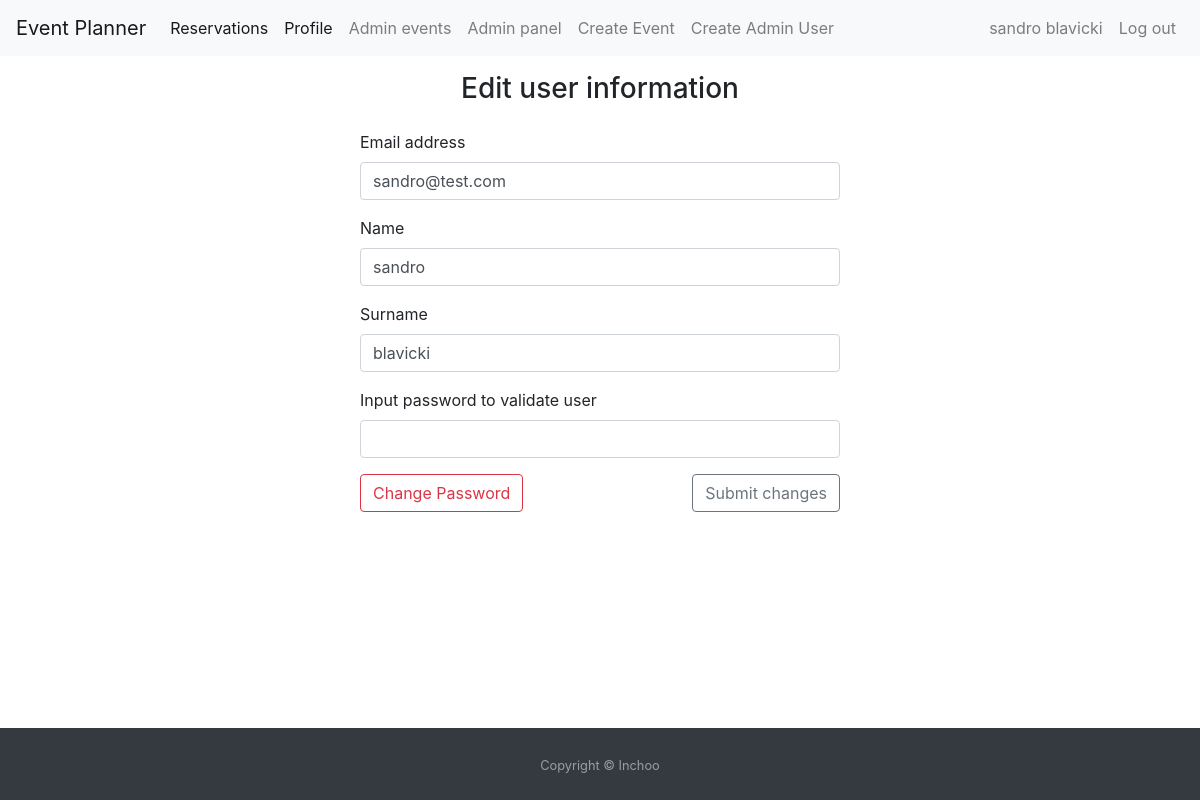
Screenshot of /edit-user (signed in) with the database file from the repository.
### tables this page shows
CREATE TABLE `users` (
  `id` int NOT NULL,
  `name` varchar(255) DEFAULT NULL,
  `surname` varchar(255) DEFAULT NULL,
  `email` varchar(255) DEFAULT NULL,
  `password` varchar(255) DEFAULT NULL,
  `admin` tinyint(1) NOT NULL DEFAULT '0'
);

### app/Response.php (called while the page is built, shortened)
<?php
class Response
{
    public function renderView($fileName, $data = []) {
        $filePath = 'Views/' . $fileName . '.php';
        include 'Components/Header.php';
        include $filePath;
        include 'Components/Footer.php';
        $output = ob_get_contents();
        return $output;
    }
}

### app/Controllers/EditUserFormController.php (called while the page is built, shortened)
<?php
class EditUserFormController extends AbstractController
{
    public function __construct(PDO $db)
    {
        parent::__construct($db);
    }
    public function index(Response $response)
    {
        return $this->handleGetRequest($response);
    }
    private function handleGetRequest(Response $response): Response
    {
        return $response->setBody($response->renderView('edit-user', [
            'isAdmin' => $this->authController->isAdmin(),
            'isLoggedIn' => $this->authController->isLoggedIn(),
            'userName' => $this->authController->getActiveUserName(),
            'user' => $this->authController->getCurrentUser()
        ]));
    }
}

### index.php (called while the page is built, shortened)
<?php
$app = new App;
$container = $app->getContainer();
$container['db'] = function ($c) {
    return new PDO(
        $c->config['db_driver'] . ':host=' . $c->config['db_host'] . ';dbname=' . $c->config['db_name'],
        $c->config['db_user'],
        $c->config['db_password']
    );
};
$app->get('/', [new HomeController($container->db), 'index']);
$app->map('/signup', [new SignupController($container->db), 'index'], ['GET', 'POST']);
$app->map('/create-admin', [new SignupController($container->db), 'createAdmin'], ['GET', 'POST']);
$app->map('/login', [new LoginController($container->db), 'index'], ['GET', 'POST']);
$app->get('/logout', [LogoutController::class, 'logout']);
$app->map('/create-event', [new EventController($container->db), 'index'], ['GET', 'POST']);
$app->post('/delete-event', [new EventController($container->db), 'delete']);
$app->map('/edit-event', [new EventController($container->db), 'edit'], ['GET', 'POST']);
$app->map('/reservations', [new ReservationController($container->db), 'index'], ['GET', 'POST']);
$app->post('/delete-reservation', [new ReservationController($container->db), 'delete']);
$app->map('/admin-events', [new AdminEventsController($container->db), 'index'], ['GET', 'POST']);
$app->map('/profile', [new ProfileController($container->db), 'index'], ['GET', 'POST']);
$app->map('/edit-user', [new EditUserFormController($container->db), 'index'], ['GET', 'POST']);
$app->map('/admin-panel', [new AdminPanelController($container->db), 'index'], ['GET', 'POST']);
$app->get('/delete-user', [new AdminPanelController($container->db), 'delete']);
$app->map('/edit-password', [new EditPasswordFormController($container->db), 'index'], ['GET', 'POST']);
$app->run();

### app/Models/User.php (called while the page is built, shortened)
<?php
class User
{
    public static function findUserById(PDO $db, int $id)
    {
        $user = $db->prepare("
            SELECT * FROM users
            WHERE id = :id
        ");
        $user->bindParam(':id', $id);
        $user->execute();
        $user->setFetchMode(PDO::FETCH_CLASS, User::class);
        return $user->fetch();
    }
}

### app/Controllers/AuthController.php (called while the page is built, shortened)
<?php
class AuthController
{
    public function __construct(PDO $db)
    {
        $this->db = $db;
        $userId = $_SESSION['userId'] ?? null;
        if ($userId) {
            $user = User::findUserById($this->db, $userId);
        }
    }
}

### app/Controllers/AbstractController.php (called while the page is built, shortened)
<?php
class AbstractController
{
    public function __construct(PDO $db)
    {
        $this->authController = new AuthController($db);
    }
}

### app/Views/edit-user.php (the view, shortened to what this page needs)
<h3 class="text-center">Edit user information</h3>
<div class="container d-flex justify-content-center mt-3">
    <form action="/edit-user" method="post" style="width: 30rem;">
        <div class="mb-3">
            <label for="email" class="form-label">Email address</label>
            <input
                    type="email"
                    class="form-control"
                    id="email"
                    name="email"
                    value="<?= $data['user']->email ?>"
                    required
            >
        </div>
        <div class="mb-3">
            <label for="name" class="form-label">Name</label>
            <input
                    type="text"
                    class="form-control"
                    id="name"
                    name="name"
                    value="<?= $data['user']->name ?>"
                    required
            >
        </div>
        <div class="mb-3">
            <label for="surname" class="form-label">Surname</label>
            <input
                    type="text"
                    class="form-control"
                    id="surname"
                    name="surname"
                    value="<?= $data['user']->surname ?>"
                    required
            >
        </div>
        <div class="mb-3">
            <label for="password" class="form-label">Input password to validate user</label>
            <input
                    type="password"
                    class="form-control"
                    id="password"
                    name="password"
                    required
            >
        </div>
        <div class="d-flex justify-content-between">
            <a href="/edit-password">
                <button type="button" class="btn btn-outline-danger">Change Password</button>
            </a>
            <button type="submit" class="btn btn-outline-secondary">Submit changes</button>
        </div>
    </form>
</div>

### rows the page displays
users: email "sandro@test.com", name "sandro", surname "blavicki"

### other values shown
$data['userName'] "sandro blavicki"
